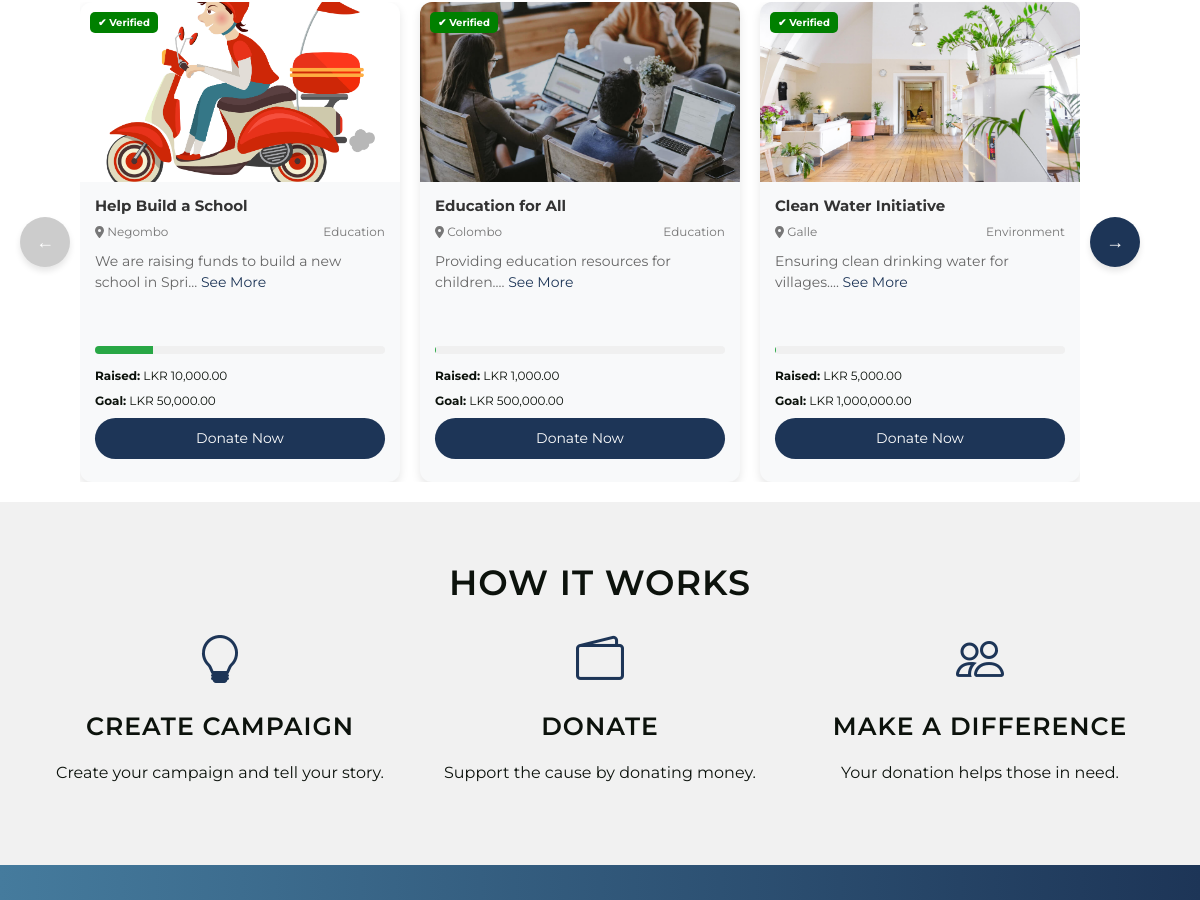
Before: / (middle part) with the older database file.
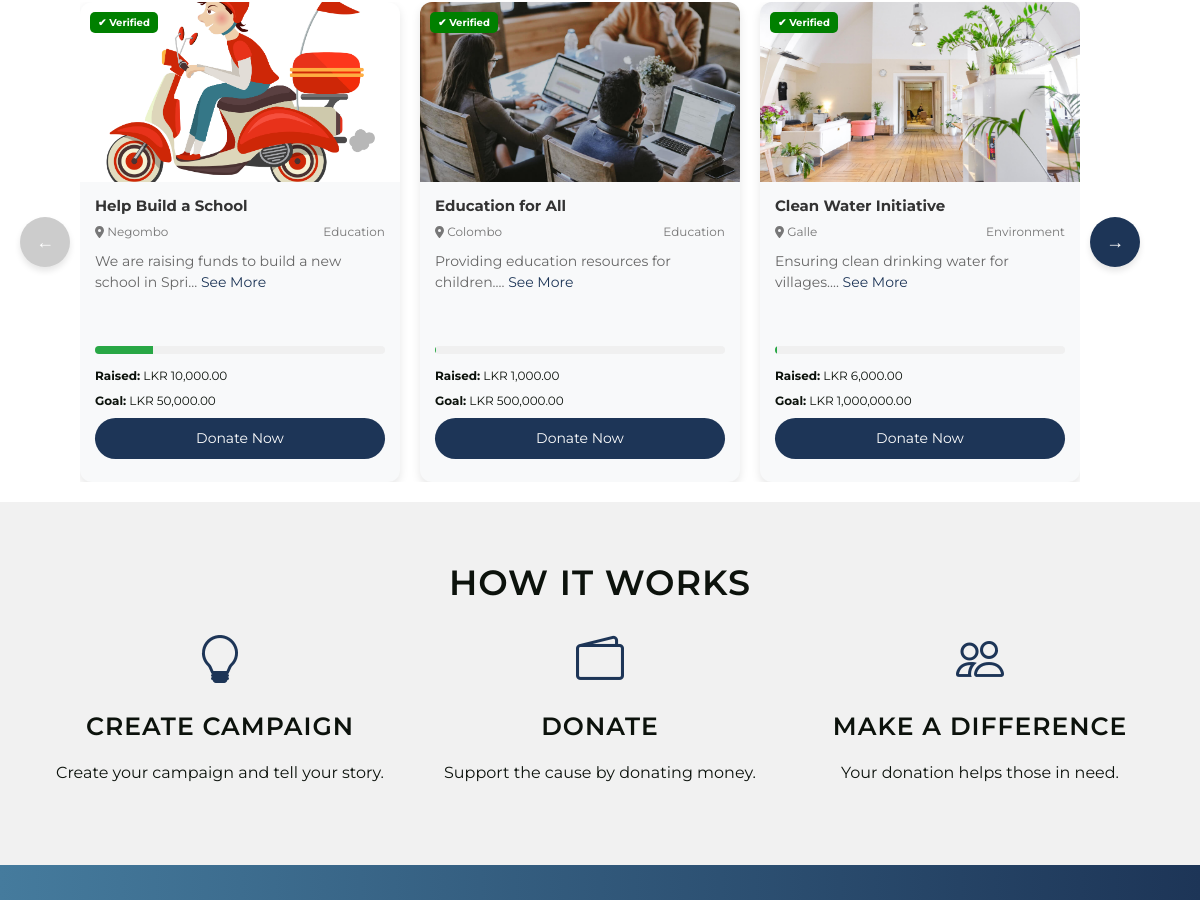
After: the same page with the newer database file.
### tables this page shows
CREATE TABLE `campaigns` (
  `id` int(11) NOT NULL,
  `user_id` int(11) DEFAULT NULL,
  `title` varchar(255) NOT NULL,
  `location` varchar(255) NOT NULL,
  `description` text NOT NULL,
  `goal` decimal(10,2) NOT NULL,
  `category` varchar(100) NOT NULL,
  `start_date` date NOT NULL,
  `end_date` date NOT NULL,
  `image` varchar(255) NOT NULL,
  `document` varchar(255) DEFAULT NULL,
  `organizer_name` varchar(255) NOT NULL,
  `contact` varchar(50) NOT NULL,
  `email` varchar(100) NOT NULL,
  `created_at` timestamp NOT NULL DEFAULT current_timestamp(),
  `status` varchar(20) NOT NULL DEFAULT 'Pending',
  `raised` decimal(15,2) DEFAULT 0.00
);

### index.php (the view, shortened to what this page needs)
<?php
include('admin/config/dbcon.php');
include('includes/header.php');
?>
<section class="campaigns" id="campaigns-section">
    <div class="campaign-wrapper-container">
        <button class="arrow-left" onclick="prevCards()">←</button>
        <div class="campaign-wrapper">
            <?php
            $query = "SELECT * FROM campaigns WHERE status = 'Accepted'";
            $query_run = mysqli_query($con, $query);
            if ($query_run && mysqli_num_rows($query_run) > 0) {
                foreach ($query_run as $campaign) {
                    $progress = ($campaign['raised'] / $campaign['goal']) * 100;
            ?>
                    <div class="campaign-card" onclick="window.location.href='donate.php?id=<?= $campaign['id']; ?>';" style="cursor: pointer;">
                        <div class="campaign-header">
                            <div class="verified-badge">
                                <span>✔ Verified</span>
                            </div>
                            <img src="<?= htmlspecialchars($campaign['image']); ?>" alt="<?= htmlspecialchars($campaign['title']); ?>" class="campaign-image">
                        </div>
                        <div class="campaign-body">
                            <h3 class="campaign-title"><?= htmlspecialchars($campaign['title']); ?></h3>
                            <div class="campaign-meta">
                                <span class="campaign-location"><i class="fas fa-map-marker-alt"></i> <?= htmlspecialchars($campaign['location']); ?></span>
                                <span class="campaign-category"><?= htmlspecialchars($campaign['category']); ?></span>
                            </div>
                            <p class="campaign-description">
                                <?= htmlspecialchars(substr($campaign['description'], 0, 50)) . '...'; ?>
                                <a href="donate.php?id=<?= $campaign['id']; ?>" class="see-more">See More</a>
                            </p>
                            <div class="campaign-progress">
                                <div class="progress-bar" style="width: <?= round($progress, 2); ?>%;"></div>
                            </div>
                            <div class="campaign-stats">
                                <p><strong>Raised:</strong> LKR <?= number_format($campaign['raised'], 2); ?></p>
                                <p><strong>Goal:</strong> LKR <?= number_format($campaign['goal'], 2); ?></p>
                            </div>
                            <div class="campaign-actions">
                                <a href="donate.php?id=<?= $campaign['id']; ?>" class="btn-donate">Donate Now</a>
                            </div>
                        </div>
                    </div>
            <?php
                }
            } else {
                echo "<p>No campaigns available at the moment.</p>";
            }
            ?>
        </div>
        <button class="arrow-right" onclick="nextCards()">→</button>
    </div>
</section>
<section class="how-it-works">
    <div class="container text-center">
        <h4>How it Works</h4>
        <div class="row">
            <div class="col-md-4">
                <div class="icon">
                    <i class="bi bi-lightbulb"></i>
                </div>
                <h2>Create Campaign</h2>
                <p>Create your campaign and tell your story.</p>
            </div>
            <div class="col-md-4">
                <div class="icon">
                    <i class="bi bi-wallet2"></i>
                </div>
                <h2>Donate</h2>
                <p>Support the cause by donating money.</p>
            </div>
            <div class="col-md-4">
                <div class="icon">
                    <i class="bi bi-people"></i>
                </div>
                <h2>Make a Difference</h2>
                <p>Your donation helps those in need.</p>
            </div>
        </div>
    </div>
</section>
<section class="about-us" id="about-us-section">
</section>
<?php
include('includes/footer.php');
?>

### includes/header.php (shortened to what this page needs)
<!DOCTYPE html>
<html lang="en">
<head>
    <link rel="stylesheet" href="assets/css/bootstrap5.min.css">
    <link rel="stylesheet" href="assets/css/custom.css">
    <link rel="stylesheet" href="https://cdn.jsdelivr.net/npm/bootstrap-icons@1.11.3/font/bootstrap-icons.min.css">
    <link rel="stylesheet" href="https://cdnjs.cloudflare.com/ajax/libs/font-awesome/6.0.0-beta3/css/all.min.css">
    <link rel="stylesheet" href="assets/css/styles.css">
    <link rel="stylesheet" href="https://cdn.jsdelivr.net/npm/flatpickr/dist/flatpickr.min.css">
</head>

### includes/footer.php (shortened to what this page needs)
<body>
</body>
</html>
<body>

### includes/header.php (style rules this page uses)
* { font-family: "Montserrat", sans-serif; box-sizing: border-box; margin: 0%; padding: 0%; }
body { background: linear-gradient(to right, #1d3557, #457b9d); }
h2 { font-size: 25px; font-weight: 600; color: #0C120C; text-transform: uppercase; letter-spacing: 1px; margin-bottom: 20px; text-align: center; }
h4 { font-size: 35px; font-weight: 600; color: #0C120C; text-transform: uppercase; letter-spacing: 1px; margin-bottom: 20px; text-align: center; }
p { font-size: 16px; line-height: 1.5; margin-bottom: 20px; color: #0C120C; }

### includes/navbar.php (style rules this page uses)
html, body { padding: 0; margin: 0; }

### index.php (style rules this page uses)
html { scroll-behavior: smooth; }
.campaigns { background-color: #ffffff; padding: 20px; animation: fadeInUp 1.5s ease-out; display: flex; flex-direction: column; align-items: center; }
.campaign-wrapper-container { display: flex; align-items: center; gap: 10px; width: 100%; max-width: 1200px; }
.campaign-wrapper { display: flex; overflow: hidden; gap: 20px; width: 100%; max-width: 1000px; position: relative; }
.campaign-card { display: flex; flex-direction: column; justify-content: space-between; width: 100%; max-width: 350px; height: 480px; background: #f8f9fa; border-radius: 12px; box-shadow: 0 4px 10px rgba(0, 0, 0, 0.1); overflow: hidden; transition: transform 0.3s ease, box-shadow 0.3s ease; margin: auto; }
.campaign-header { position: relative; }
.campaign-header .verified-badge { position: absolute; top: 10px; left: 10px; background: green; color: white; font-size: 10px; font-weight: bold; padding: 3px 8px; border-radius: 5px; z-index: 2; }
.campaign-header .campaign-image { width: 100%; height: 180px; object-fit: cover; }
.campaign-body { padding: 15px; display: flex; flex-direction: column; justify-content: space-between; flex-grow: 1; }
.campaign-title { font-size: 15px; font-weight: bold; color: #333; margin-bottom: 8px; }
.campaign-meta { display: flex; justify-content: space-between; font-size: 12px; color: #777; margin-bottom: 10px; }
.campaign-description { font-size: 14px; color: #666; line-height: 1.5; margin-bottom: 15px; height: 80px; overflow: hidden; text-overflow: ellipsis; }
.campaign-progress { margin-top: auto; }
.campaign-progress { position: relative; background: #f0f0f0; border-radius: 5px; overflow: hidden; height: 8px; margin-bottom: 15px; }
.campaign-progress .progress-bar { height: 100%; background: #28a745; width: 0; transition: width 0.5s ease; }
.campaign-stats p { margin: 0; line-height: 1.2; font-size: 12px; margin-bottom: 10px; }
.campaign-actions { display: flex; gap: 10px; }
.see-more { display: inline-block; font-size: 14px; color: #1d3557; text-decoration: none; transition: all 0.3s ease; }
.btn-donate { padding: 10px 15px; font-size: 14px; font-weight: 400%; border-radius: 25px; text-align: center; flex: 1; text-decoration: none; }
.btn-donate { background: #1d3557; color: white; }
.arrow-left, .arrow-right { display: flex; justify-content: center; align-items: center; background: #1d3557; color: #fff; border: none; padding: 10px; font-size: 18px; font-weight: bold; border-radius: 50%; cursor: pointer; box-shadow: 0 4px 6px rgba(0, 0, 0, 0.1); width: 50px; height: 50px; transition: transform 0.3s ease; }
.arrow-left:disabled, .arrow-right:disabled { background: #ccc; cursor: not-allowed; }
.how-it-works { background-color: #f1f1f1; padding: 60px 0; animation: fadeInUp 1.5s ease-out; }
.icon { font-size: 3rem; color: #1d3557; margin-bottom: 15px; transition: transform 0.3s ease-in-out; }
.about-us { background: linear-gradient(to left, #1d3557, #457b9d); padding: 60px 0; }

### includes/footer.php (style rules this page uses)
html, body { height: 100%; margin: 0; }

Changed rows visible on the page:
changed campaigns "Clean Water Initiative": raised "5,000.00" → "6,000.00"
